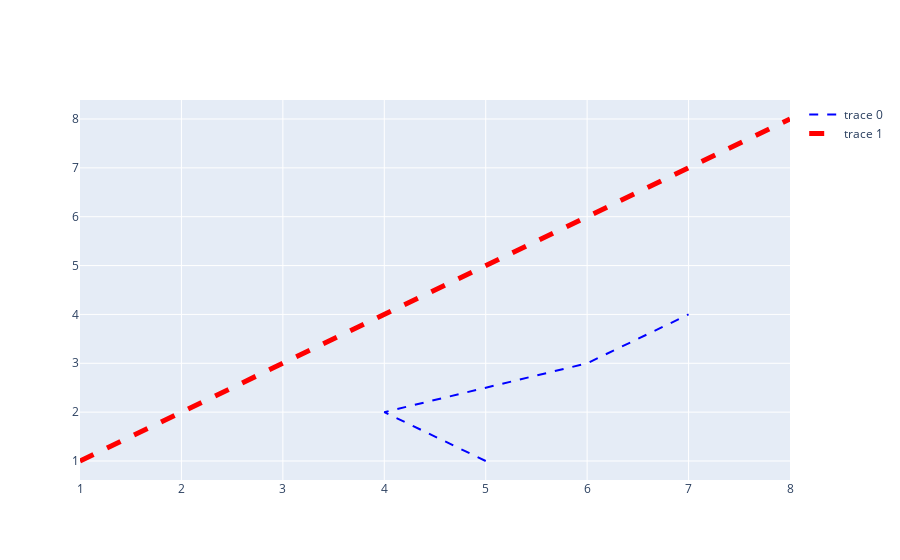

Source (notebook cell):
### Code cell
vals = np.array([1,5,7,2,8])
valsx = np.array([5,4,6,7])
valsy = np.array([1,2,3,4])

data = [go.Scatter(x=valsx, y=valsy, mode='lines', line=dict(color='blue', width=2, dash='dash')), go.Scatter(x=vals, y=vals, mode='lines', line=dict(color='red', width=5, dash='dash'))]
iplot(data)

### Figure 1 — Plotly figure (JSON) as saved in the notebook; plotly's stock layout.template omitted (floating-point values rounded to 4 significant figures)
{"data": [{"line": {"color": "blue", "dash": "dash", "width": 2}, "mode": "lines", "type": "scatter", "x": [5, 4, 6, 7], "y": [1, 2, 3, 4]}, {"line": {"color": "red", "dash": "dash", "width": 5}, "mode": "lines", "type": "scatter", "x": [1, 5, 7, 2, 8], "y": [1, 5, 7, 2, 8]}], "layout": {}}
